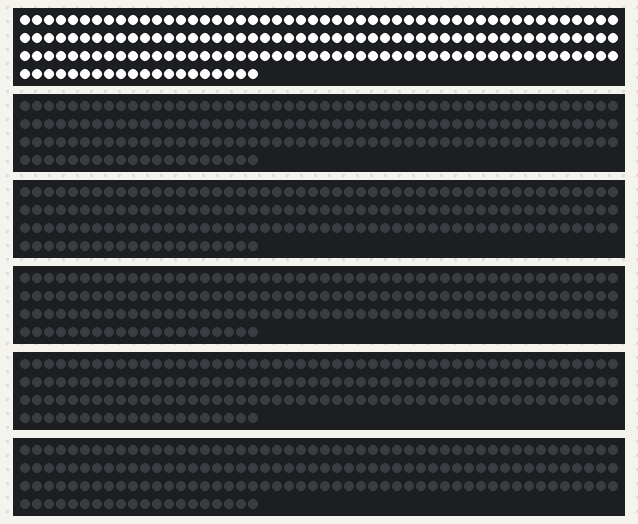
Bench run of a sketch on a simulated ESP32. Shown: 6 × 170 RGB LEDs in strip order, left to right, continuing on the next row.

Above: at 2.1 s.
At 7.1 s:
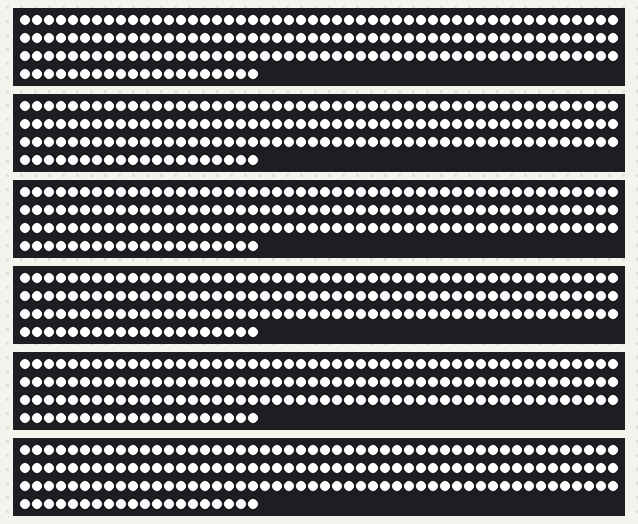
At 11.1 s:
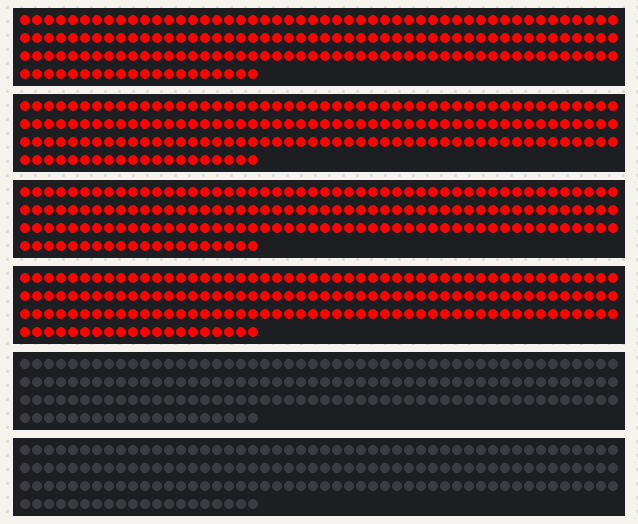
At 13.1 s:
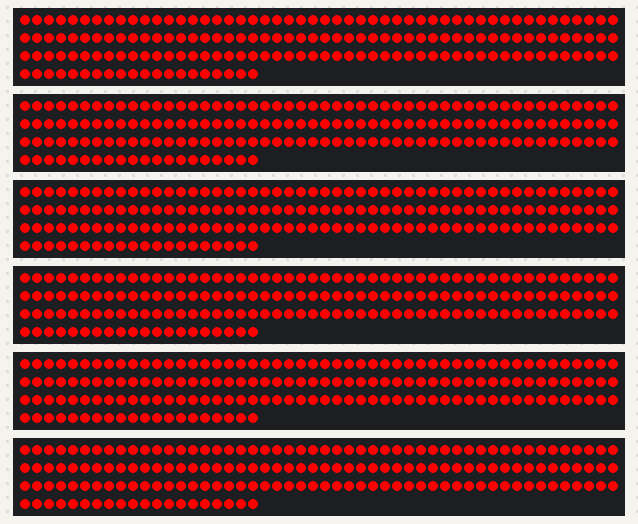
At 19.1 s:
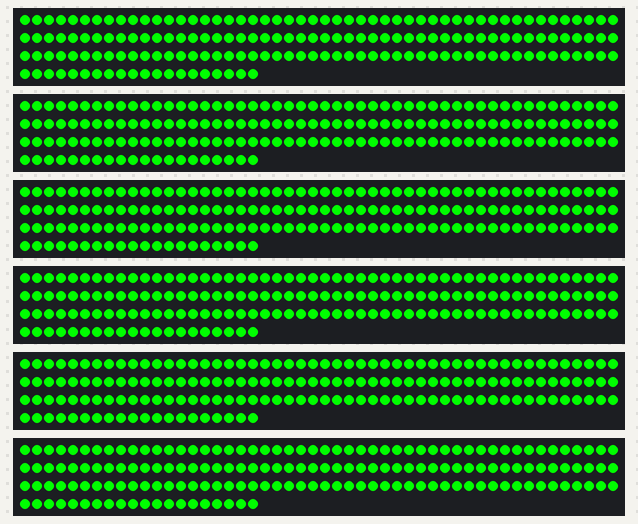
At 25.1 s:
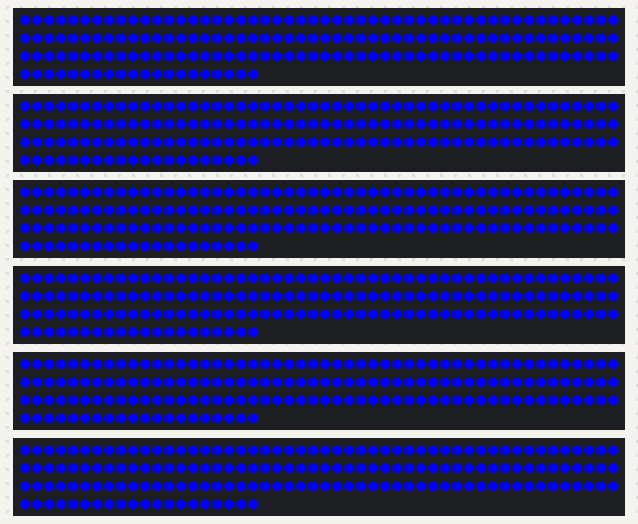

Measured:
- what the display in image 0 shows lasts 1.0 s, from 2.0 s to 3.0 s

The sketch:

esp32_test_stress.ino
```cpp
//C.Moore for CCHS
//Demo reel and stress test for the overhead RGB lighting system
//Dev board:
//  WEMOS D1 R32 (ESP32)
//This is not perfect, but it's good enough!
//Supply voltage/current can be monitored with TrashPower


#include <FastLED.h>

FASTLED_USING_NAMESPACE

#define DATA_PIN2    26
#define DATA_PIN3    25
#define DATA_PIN4    17
#define DATA_PIN5    16
#define DATA_PIN6    27
#define DATA_PIN7    14

#define LED_TYPE    WS2811
#define COLOR_ORDER GRB
#define NUM_LEDS    170
#define NUM_LINES    6
CRGB leds[NUM_LINES][NUM_LEDS];

#define BRIGHTNESS         255  //100% brightness (led colour of white fades along legnth of strip)
//#define BRIGHTNESS         191  //75% brightness (led colour still fades to red a little)
//#define BRIGHTNESS         127  //50% brightness, results in best uniformity of white when all illuminated

#define FRAMES_PER_SECOND  25   //Must be a whole integer factor of 1000 (ms), eg: 100/50/25/20

void setup() {
  delay(2000);

  // tell FastLED about the LED strip configuration
  FastLED.addLeds<LED_TYPE,DATA_PIN2,COLOR_ORDER>(leds[0], NUM_LEDS).setCorrection(TypicalLEDStrip);
  FastLED.addLeds<LED_TYPE,DATA_PIN3,COLOR_ORDER>(leds[1], NUM_LEDS).setCorrection(TypicalLEDStrip);
  FastLED.addLeds<LED_TYPE,DATA_PIN4,COLOR_ORDER>(leds[2], NUM_LEDS).setCorrection(TypicalLEDStrip);
  FastLED.addLeds<LED_TYPE,DATA_PIN5,COLOR_ORDER>(leds[3], NUM_LEDS).setCorrection(TypicalLEDStrip);
  FastLED.addLeds<LED_TYPE,DATA_PIN6,COLOR_ORDER>(leds[4], NUM_LEDS).setCorrection(TypicalLEDStrip);
  FastLED.addLeds<LED_TYPE,DATA_PIN7,COLOR_ORDER>(leds[5], NUM_LEDS).setCorrection(TypicalLEDStrip);

  // set master brightness control
  FastLED.setBrightness(BRIGHTNESS);

  randomSeed(50);
}


// List of patterns to cycle through.  Each is defined as a separate function below.
typedef void (*SimplePatternList[])();
SimplePatternList gPatterns = { line_seq_w, line_seq_r, line_seq_g, line_seq_b, stack_white_fade_check, flash_black_white, line_seq_rainbow, colour_pinwheel, bivar_trig };

uint8_t gCurrentPatternNumber = 0; // Index number of which pattern is current
uint8_t gHue = 0; // rotating "base color" used by many of the patterns

long unsigned millis_prev = 0;
long unsigned millis_curr = 0;

void loop()
{
  bool update_display = false;

  int update_period_ms = 1000/FRAMES_PER_SECOND;
  //Detect millis() rollover
  millis_prev = millis_curr;
  millis_curr = millis();
  if(millis_curr != millis_prev){
    //millis rollover, check if we need to update on this event:
    if(millis_curr % update_period_ms == 0){
      //Set flag
      update_display = true;
    }
  }

  if(update_display){
    // Call the current pattern function once, updating the 'leds' array
    gPatterns[gCurrentPatternNumber]();

    // send the 'leds' array out to the actual LED strip
    FastLED.show();
  }

  // do some periodic updates
  EVERY_N_MILLISECONDS( 5 ) { gHue++; } // slowly cycle the "base color" through the rainbow
  EVERY_N_SECONDS( 6 ) { nextPattern(); } // change patterns periodically
}

#define ARRAY_SIZE(A) (sizeof(A) / sizeof((A)[0]))

bool first_run = true;
void nextPattern()
{
  // add one to the current pattern number, and wrap around at the end
  gCurrentPatternNumber = (gCurrentPatternNumber + 1) % ARRAY_SIZE( gPatterns);
  fill_solid(leds[0], NUM_LEDS*NUM_LINES, 0);
  first_run = true;
}

//Validates:
// correct order of the lines
// full functionality of each LED in RGB
// voltage drop along length of strip resulting in colour drift (orange)
void line_seq_w()
{
  static int line;
  EVERY_N_SECONDS( 1 ){ ++line; }
  if(line >= NUM_LINES){ line = 0; }
  if(first_run){
    line = 0;
    first_run = false;
  }
  // FastLED's built-in rainbow generator
  if(line < NUM_LINES ){
    fill_solid(leds[line], NUM_LEDS, CRGB::White);
  }
}

//Switch on each line as red in sequence: 1,2,3,4,5,6
void line_seq_r()
{
  static int line;
  EVERY_N_SECONDS( 1 ){ ++line; }
  if(line >= NUM_LINES){ line = 0; }
  if(first_run){
    line = 0;
    first_run = false;
  }
  // FastLED's built-in rainbow generator
  if(line < NUM_LINES ){
    fill_solid(leds[line], NUM_LEDS, CRGB( 255, 0, 0));
  }
}


//Switch on each line as green in sequence: 1,2,3,4,5,6
void line_seq_g()
{
  static int line;
  EVERY_N_SECONDS( 1 ){ ++line; }
  if(line >= NUM_LINES){ line = 0; }
  if(first_run){
    line = 0;
    first_run = false;
  }
  // FastLED's built-in rainbow generator
  if(line < NUM_LINES ){
    fill_solid(leds[line], NUM_LEDS, CRGB( 0, 255, 0));
  }
}

//Switch on each line as blue in sequence: 1,2,3,4,5,6
void line_seq_b()
{
  static int line;
  EVERY_N_SECONDS( 1 ){ ++line; }
  if(line >= NUM_LINES){ line = 0; }
  if(first_run){
    line = 0;
    first_run = false;
  }
  // FastLED's built-in rainbow generator
  if(line < NUM_LINES ){
    fill_solid(leds[line], NUM_LEDS, CRGB( 0, 0, 255));
  }
}

//Fill from the end with white at maximum brightness to observe colour fade in strip due to voltage drop
void stack_white_fade_check()
{
  static int row_fill_start;
  if(first_run){
    row_fill_start = 0;
    first_run = false;
  }

  int advance_rows = 2; //On each iteration, advance this many rows
  int row_fill_stop = row_fill_start + advance_rows;

  for(int row = row_fill_start; row < row_fill_stop; ++row){
    for(int line = 0; line < NUM_LINES; ++line){

      //array bound safety checks
      if(row >= 0 && row < NUM_LEDS){

        //Reverse direction:
        int row_reverse = NUM_LEDS-row;
        leds[line][row_reverse] = CRGB( 255, 255, 255);
      }

    }
  }
  row_fill_start = row_fill_stop;

}

//Validates that pattern is being sent
void line_seq_rainbow()
{
  static int line;
  EVERY_N_SECONDS( 1 ){ ++line; }
  if(line >= NUM_LINES){ line = 0; }
  if(first_run){
    line = 0;
    first_run = false;
  }
  // FastLED's built-in rainbow generator
  if(line < NUM_LINES ){
    fill_rainbow( leds[line], NUM_LEDS, gHue, 7);
  }
}

//This function is useful to identify problems in communication of LED config due to high current transients
void flash_black_white(){
  static bool state;
  state = !state;
  if(state){
    fill_solid(leds[0], NUM_LEDS*NUM_LINES, CRGB::White);
  }
  else{
    fill_solid(leds[0], NUM_LEDS*NUM_LINES, CRGB::Black);
  }
}

//This function is nonsense really, it just demonstrates how to use trig functions and how to include the time variable
void bivar_trig(){
  for(int x = 0; x < NUM_LINES; ++x){
    for(int y = 0; y < NUM_LEDS; ++y){
      //leds[x][y].r = (1+sin(M_2_PI*(millis_curr % 1000)/1000.0)*round(float(x)/float(NUM_LINES-1)))*127;
      //leds[x][y].g = (1+cos(M_2_PI*(millis_curr % 1000)/1000.0)*round(float(y)/float(NUM_LEDS -1)))*127;
      //leds[x][y].b = 0;

      int periods = 6;
      leds[x][y].r = round((1+sin(2.0*M_PI*(float(x)/float(NUM_LINES)) + (millis_curr / 2000.0)))*64.0);
      leds[x][y].g = round((1+sin(2.0*M_PI*(float(y)/float(NUM_LEDS)*periods) + float(x)*(millis_curr / 500.0)))*127.0);
      leds[x][y].b = round((1+cos(2.0*M_PI*(float(y)/float(NUM_LEDS)*5) - float(x)*(millis_curr / 500.0)))*127.0);
    }
  }

}

//This makes the centre of the space the centre of a wheel of colour in which the hue shifts around the circle
void colour_pinwheel(){

  float x_mid = float(NUM_LINES)/2.0;
  float y_mid = float(NUM_LEDS)/2.0;

  for(int x = 0; x < NUM_LINES; ++x){
    for(int y = 0; y < NUM_LEDS; ++y){

      //Cartesian to polar conversion with normalisation
      float a = (float(x)+0.5-x_mid)/x_mid;
      float b = (float(y)+0.5-y_mid)/y_mid;
      float mag = sqrt(a*a+b*b);
      float arg = atan(b/a);

      //Limit extent of circle to less than or equal unity magnitude
      if (mag > 1.0){
        mag = 0.0;
      }
      float brightness = round(mag*255.0);  //Scale up for fastled
      uint8_t hue = round(((M_PI/2.0 + arg)/M_PI)*255);
      hue += gHue; //For time-based rotation, uint8_t truncates most significant bits of operation

      leds[x][y] = CHSV( hue, 255, brightness );
    }
  }
}
```
